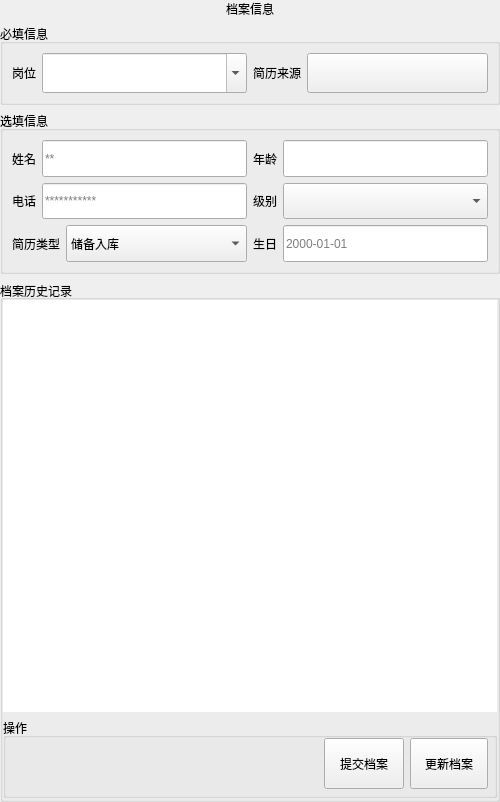
<?xml version="1.0" encoding="UTF-8"?>
<ui version="4.0">
 <class>ArchiveInfo</class>
 <widget class="QWidget" name="ArchiveInfo">
  <property name="geometry">
   <rect>
    <x>0</x>
    <y>0</y>
    <width>500</width>
    <height>802</height>
   </rect>
  </property>
  <property name="maximumSize">
   <size>
    <width>16777215</width>
    <height>16777215</height>
   </size>
  </property>
  <property name="windowTitle">
   <string>Form</string>
  </property>
  <layout class="QVBoxLayout" name="verticalLayout" stretch="0,1,2,6">
   <property name="leftMargin">
    <number>0</number>
   </property>
   <property name="topMargin">
    <number>0</number>
   </property>
   <property name="rightMargin">
    <number>0</number>
   </property>
   <property name="bottomMargin">
    <number>0</number>
   </property>
   <item>
    <widget class="QLabel" name="lab_title">
     <property name="sizePolicy">
      <sizepolicy hsizetype="Preferred" vsizetype="Fixed">
       <horstretch>0</horstretch>
       <verstretch>0</verstretch>
      </sizepolicy>
     </property>
     <property name="maximumSize">
      <size>
       <width>16777215</width>
       <height>35</height>
      </size>
     </property>
     <property name="styleSheet">
      <string notr="true">font: 75 20pt &quot;微软雅黑&quot;;</string>
     </property>
     <property name="text">
      <string>档案信息</string>
     </property>
     <property name="alignment">
      <set>Qt::AlignCenter</set>
     </property>
    </widget>
   </item>
   <item>
    <widget class="QGroupBox" name="groupBox">
     <property name="maximumSize">
      <size>
       <width>16777215</width>
       <height>81</height>
      </size>
     </property>
     <property name="title">
      <string>必填信息</string>
     </property>
     <property name="checkable">
      <bool>false</bool>
     </property>
     <layout class="QGridLayout" name="gridLayout">
      <item row="0" column="0">
       <widget class="QFrame" name="frame">
        <property name="frameShape">
         <enum>QFrame::NoFrame</enum>
        </property>
        <property name="frameShadow">
         <enum>QFrame::Raised</enum>
        </property>
        <layout class="QHBoxLayout" name="horizontalLayout">
         <property name="leftMargin">
          <number>0</number>
         </property>
         <property name="topMargin">
          <number>0</number>
         </property>
         <property name="rightMargin">
          <number>0</number>
         </property>
         <property name="bottomMargin">
          <number>0</number>
         </property>
         <item>
          <widget class="QLabel" name="label_2">
           <property name="sizePolicy">
            <sizepolicy hsizetype="Maximum" vsizetype="Preferred">
             <horstretch>0</horstretch>
             <verstretch>0</verstretch>
            </sizepolicy>
           </property>
           <property name="text">
            <string>岗位</string>
           </property>
           <property name="alignment">
            <set>Qt::AlignLeading|Qt::AlignLeft|Qt::AlignVCenter</set>
           </property>
          </widget>
         </item>
         <item>
          <widget class="QComboBox" name="post">
           <property name="sizePolicy">
            <sizepolicy hsizetype="Preferred" vsizetype="Preferred">
             <horstretch>0</horstretch>
             <verstretch>0</verstretch>
            </sizepolicy>
           </property>
           <property name="editable">
            <bool>true</bool>
           </property>
           <property name="duplicatesEnabled">
            <bool>false</bool>
           </property>
           <property name="frame">
            <bool>true</bool>
           </property>
           <item>
            <property name="text">
             <string/>
            </property>
           </item>
           <item>
            <property name="text">
             <string>C++开发工程师</string>
            </property>
           </item>
           <item>
            <property name="text">
             <string>QT开发工程师</string>
            </property>
           </item>
           <item>
            <property name="text">
             <string>嵌入式软件工程师</string>
            </property>
           </item>
           <item>
            <property name="text">
             <string>前端开发工程师</string>
            </property>
           </item>
           <item>
            <property name="text">
             <string>FPGA工程师</string>
            </property>
           </item>
           <item>
            <property name="text">
             <string>仿真工程师</string>
            </property>
           </item>
           <item>
            <property name="text">
             <string>测试工程师</string>
            </property>
           </item>
           <item>
            <property name="text">
             <string>UI设计师</string>
            </property>
           </item>
           <item>
            <property name="text">
             <string>项目经理</string>
            </property>
           </item>
           <item>
            <property name="text">
             <string>产品经理</string>
            </property>
           </item>
           <item>
            <property name="text">
             <string>测试经理</string>
            </property>
           </item>
          </widget>
         </item>
        </layout>
       </widget>
      </item>
      <item row="0" column="1">
       <widget class="QFrame" name="frame_2">
        <property name="frameShape">
         <enum>QFrame::NoFrame</enum>
        </property>
        <property name="frameShadow">
         <enum>QFrame::Raised</enum>
        </property>
        <layout class="QHBoxLayout" name="horizontalLayout_2">
         <property name="leftMargin">
          <number>0</number>
         </property>
         <property name="topMargin">
          <number>0</number>
         </property>
         <property name="rightMargin">
          <number>0</number>
         </property>
         <property name="bottomMargin">
          <number>0</number>
         </property>
         <item>
          <widget class="QLabel" name="label_3">
           <property name="sizePolicy">
            <sizepolicy hsizetype="Maximum" vsizetype="Preferred">
             <horstretch>0</horstretch>
             <verstretch>0</verstretch>
            </sizepolicy>
           </property>
           <property name="text">
            <string>简历来源</string>
           </property>
           <property name="alignment">
            <set>Qt::AlignLeading|Qt::AlignLeft|Qt::AlignVCenter</set>
           </property>
          </widget>
         </item>
         <item>
          <widget class="QPushButton" name="src">
           <property name="sizePolicy">
            <sizepolicy hsizetype="Preferred" vsizetype="Expanding">
             <horstretch>0</horstretch>
             <verstretch>0</verstretch>
            </sizepolicy>
           </property>
           <property name="text">
            <string/>
           </property>
          </widget>
         </item>
        </layout>
       </widget>
      </item>
     </layout>
    </widget>
   </item>
   <item>
    <widget class="QGroupBox" name="groupBox_2">
     <property name="maximumSize">
      <size>
       <width>16777215</width>
       <height>163</height>
      </size>
     </property>
     <property name="title">
      <string>选填信息</string>
     </property>
     <layout class="QGridLayout" name="gridLayout_2">
      <item row="1" column="1">
       <widget class="QFrame" name="frame_8">
        <property name="frameShape">
         <enum>QFrame::NoFrame</enum>
        </property>
        <property name="frameShadow">
         <enum>QFrame::Raised</enum>
        </property>
        <layout class="QHBoxLayout" name="horizontalLayout_8">
         <property name="leftMargin">
          <number>0</number>
         </property>
         <property name="topMargin">
          <number>0</number>
         </property>
         <property name="rightMargin">
          <number>0</number>
         </property>
         <property name="bottomMargin">
          <number>0</number>
         </property>
         <item>
          <widget class="QLabel" name="label_9">
           <property name="sizePolicy">
            <sizepolicy hsizetype="Maximum" vsizetype="Preferred">
             <horstretch>0</horstretch>
             <verstretch>0</verstretch>
            </sizepolicy>
           </property>
           <property name="text">
            <string>级别</string>
           </property>
           <property name="alignment">
            <set>Qt::AlignLeading|Qt::AlignLeft|Qt::AlignVCenter</set>
           </property>
          </widget>
         </item>
         <item>
          <widget class="QComboBox" name="level">
           <property name="sizePolicy">
            <sizepolicy hsizetype="Preferred" vsizetype="Preferred">
             <horstretch>0</horstretch>
             <verstretch>0</verstretch>
            </sizepolicy>
           </property>
          </widget>
         </item>
        </layout>
       </widget>
      </item>
      <item row="2" column="0">
       <widget class="QFrame" name="frame_5">
        <property name="frameShape">
         <enum>QFrame::NoFrame</enum>
        </property>
        <property name="frameShadow">
         <enum>QFrame::Raised</enum>
        </property>
        <layout class="QHBoxLayout" name="horizontalLayout_5">
         <property name="leftMargin">
          <number>0</number>
         </property>
         <property name="topMargin">
          <number>0</number>
         </property>
         <property name="rightMargin">
          <number>0</number>
         </property>
         <property name="bottomMargin">
          <number>0</number>
         </property>
         <item>
          <widget class="QLabel" name="label_6">
           <property name="sizePolicy">
            <sizepolicy hsizetype="Maximum" vsizetype="Preferred">
             <horstretch>0</horstretch>
             <verstretch>0</verstretch>
            </sizepolicy>
           </property>
           <property name="text">
            <string>简历类型</string>
           </property>
           <property name="alignment">
            <set>Qt::AlignLeading|Qt::AlignLeft|Qt::AlignVCenter</set>
           </property>
          </widget>
         </item>
         <item>
          <widget class="QComboBox" name="type">
           <property name="sizePolicy">
            <sizepolicy hsizetype="Preferred" vsizetype="Preferred">
             <horstretch>0</horstretch>
             <verstretch>0</verstretch>
            </sizepolicy>
           </property>
           <item>
            <property name="text">
             <string>储备入库</string>
            </property>
           </item>
           <item>
            <property name="text">
             <string>推荐初筛</string>
            </property>
           </item>
          </widget>
         </item>
        </layout>
       </widget>
      </item>
      <item row="0" column="0">
       <widget class="QFrame" name="frame_3">
        <property name="frameShape">
         <enum>QFrame::NoFrame</enum>
        </property>
        <property name="frameShadow">
         <enum>QFrame::Raised</enum>
        </property>
        <layout class="QHBoxLayout" name="horizontalLayout_3">
         <property name="leftMargin">
          <number>0</number>
         </property>
         <property name="topMargin">
          <number>0</number>
         </property>
         <property name="rightMargin">
          <number>0</number>
         </property>
         <property name="bottomMargin">
          <number>0</number>
         </property>
         <item>
          <widget class="QLabel" name="label_4">
           <property name="sizePolicy">
            <sizepolicy hsizetype="Maximum" vsizetype="Preferred">
             <horstretch>0</horstretch>
             <verstretch>0</verstretch>
            </sizepolicy>
           </property>
           <property name="text">
            <string>姓名</string>
           </property>
           <property name="alignment">
            <set>Qt::AlignLeading|Qt::AlignLeft|Qt::AlignVCenter</set>
           </property>
          </widget>
         </item>
         <item>
          <widget class="QLineEdit" name="name">
           <property name="sizePolicy">
            <sizepolicy hsizetype="Expanding" vsizetype="Preferred">
             <horstretch>0</horstretch>
             <verstretch>0</verstretch>
            </sizepolicy>
           </property>
           <property name="text">
            <string/>
           </property>
           <property name="placeholderText">
            <string>**</string>
           </property>
          </widget>
         </item>
        </layout>
       </widget>
      </item>
      <item row="2" column="1">
       <widget class="QFrame" name="frame_6">
        <property name="frameShape">
         <enum>QFrame::NoFrame</enum>
        </property>
        <property name="frameShadow">
         <enum>QFrame::Raised</enum>
        </property>
        <layout class="QHBoxLayout" name="horizontalLayout_6">
         <property name="leftMargin">
          <number>0</number>
         </property>
         <property name="topMargin">
          <number>0</number>
         </property>
         <property name="rightMargin">
          <number>0</number>
         </property>
         <property name="bottomMargin">
          <number>0</number>
         </property>
         <item>
          <widget class="QLabel" name="label_8">
           <property name="sizePolicy">
            <sizepolicy hsizetype="Maximum" vsizetype="Preferred">
             <horstretch>0</horstretch>
             <verstretch>0</verstretch>
            </sizepolicy>
           </property>
           <property name="text">
            <string>生日</string>
           </property>
           <property name="alignment">
            <set>Qt::AlignLeading|Qt::AlignLeft|Qt::AlignVCenter</set>
           </property>
          </widget>
         </item>
         <item>
          <widget class="QLineEdit" name="birthday">
           <property name="sizePolicy">
            <sizepolicy hsizetype="Expanding" vsizetype="Preferred">
             <horstretch>0</horstretch>
             <verstretch>0</verstretch>
            </sizepolicy>
           </property>
           <property name="placeholderText">
            <string>2000-01-01</string>
           </property>
          </widget>
         </item>
        </layout>
       </widget>
      </item>
      <item row="1" column="0">
       <widget class="QFrame" name="frame_4">
        <property name="frameShape">
         <enum>QFrame::NoFrame</enum>
        </property>
        <property name="frameShadow">
         <enum>QFrame::Raised</enum>
        </property>
        <layout class="QHBoxLayout" name="horizontalLayout_4">
         <property name="leftMargin">
          <number>0</number>
         </property>
         <property name="topMargin">
          <number>0</number>
         </property>
         <property name="rightMargin">
          <number>0</number>
         </property>
         <property name="bottomMargin">
          <number>0</number>
         </property>
         <item>
          <widget class="QLabel" name="label_5">
           <property name="sizePolicy">
            <sizepolicy hsizetype="Maximum" vsizetype="Preferred">
             <horstretch>0</horstretch>
             <verstretch>0</verstretch>
            </sizepolicy>
           </property>
           <property name="text">
            <string>电话</string>
           </property>
           <property name="alignment">
            <set>Qt::AlignLeading|Qt::AlignLeft|Qt::AlignVCenter</set>
           </property>
          </widget>
         </item>
         <item>
          <widget class="QLineEdit" name="tel_no">
           <property name="sizePolicy">
            <sizepolicy hsizetype="Expanding" vsizetype="Preferred">
             <horstretch>0</horstretch>
             <verstretch>0</verstretch>
            </sizepolicy>
           </property>
           <property name="text">
            <string/>
           </property>
           <property name="placeholderText">
            <string>***********</string>
           </property>
          </widget>
         </item>
        </layout>
       </widget>
      </item>
      <item row="0" column="1">
       <widget class="QFrame" name="frame_7">
        <property name="frameShape">
         <enum>QFrame::NoFrame</enum>
        </property>
        <property name="frameShadow">
         <enum>QFrame::Raised</enum>
        </property>
        <layout class="QHBoxLayout" name="horizontalLayout_7">
         <property name="leftMargin">
          <number>0</number>
         </property>
         <property name="topMargin">
          <number>0</number>
         </property>
         <property name="rightMargin">
          <number>0</number>
         </property>
         <property name="bottomMargin">
          <number>0</number>
         </property>
         <item>
          <widget class="QLabel" name="label_7">
           <property name="sizePolicy">
            <sizepolicy hsizetype="Maximum" vsizetype="Preferred">
             <horstretch>0</horstretch>
             <verstretch>0</verstretch>
            </sizepolicy>
           </property>
           <property name="text">
            <string>年龄</string>
           </property>
           <property name="alignment">
            <set>Qt::AlignLeading|Qt::AlignLeft|Qt::AlignVCenter</set>
           </property>
          </widget>
         </item>
         <item>
          <widget class="QLineEdit" name="age">
           <property name="sizePolicy">
            <sizepolicy hsizetype="Expanding" vsizetype="Preferred">
             <horstretch>0</horstretch>
             <verstretch>0</verstretch>
            </sizepolicy>
           </property>
           <property name="readOnly">
            <bool>false</bool>
           </property>
          </widget>
         </item>
        </layout>
       </widget>
      </item>
     </layout>
    </widget>
   </item>
   <item>
    <widget class="QGroupBox" name="groupBox_3">
     <property name="title">
      <string>档案历史记录</string>
     </property>
     <property name="alignment">
      <set>Qt::AlignLeading|Qt::AlignLeft|Qt::AlignVCenter</set>
     </property>
     <layout class="QVBoxLayout" name="verticalLayout_2">
      <property name="leftMargin">
       <number>0</number>
      </property>
      <property name="topMargin">
       <number>0</number>
      </property>
      <property name="rightMargin">
       <number>0</number>
      </property>
      <property name="bottomMargin">
       <number>1</number>
      </property>
      <item>
       <widget class="QTableView" name="view_history">
        <property name="frameShape">
         <enum>QFrame::NoFrame</enum>
        </property>
       </widget>
      </item>
      <item>
       <widget class="QGroupBox" name="group_opt">
        <property name="minimumSize">
         <size>
          <width>0</width>
          <height>80</height>
         </size>
        </property>
        <property name="maximumSize">
         <size>
          <width>16777215</width>
          <height>81</height>
         </size>
        </property>
        <property name="title">
         <string>操作</string>
        </property>
        <layout class="QHBoxLayout" name="horizontalLayout_9" stretch="4,0,1">
         <property name="leftMargin">
          <number>0</number>
         </property>
         <property name="topMargin">
          <number>0</number>
         </property>
         <property name="rightMargin">
          <number>6</number>
         </property>
         <property name="bottomMargin">
          <number>6</number>
         </property>
         <item>
          <widget class="QLabel" name="lab_msg">
           <property name="text">
            <string/>
           </property>
           <property name="alignment">
            <set>Qt::AlignRight|Qt::AlignTrailing|Qt::AlignVCenter</set>
           </property>
          </widget>
         </item>
         <item>
          <widget class="QPushButton" name="btn_archive_commit">
           <property name="sizePolicy">
            <sizepolicy hsizetype="Preferred" vsizetype="Preferred">
             <horstretch>0</horstretch>
             <verstretch>0</verstretch>
            </sizepolicy>
           </property>
           <property name="minimumSize">
            <size>
             <width>78</width>
             <height>0</height>
            </size>
           </property>
           <property name="text">
            <string>提交档案</string>
           </property>
          </widget>
         </item>
         <item>
          <widget class="QPushButton" name="btn_archive_update">
           <property name="sizePolicy">
            <sizepolicy hsizetype="Preferred" vsizetype="Preferred">
             <horstretch>0</horstretch>
             <verstretch>0</verstretch>
            </sizepolicy>
           </property>
           <property name="minimumSize">
            <size>
             <width>78</width>
             <height>0</height>
            </size>
           </property>
           <property name="text">
            <string>更新档案</string>
           </property>
          </widget>
         </item>
        </layout>
       </widget>
      </item>
     </layout>
    </widget>
   </item>
  </layout>
 </widget>
 <resources/>
 <connections/>
</ui>
